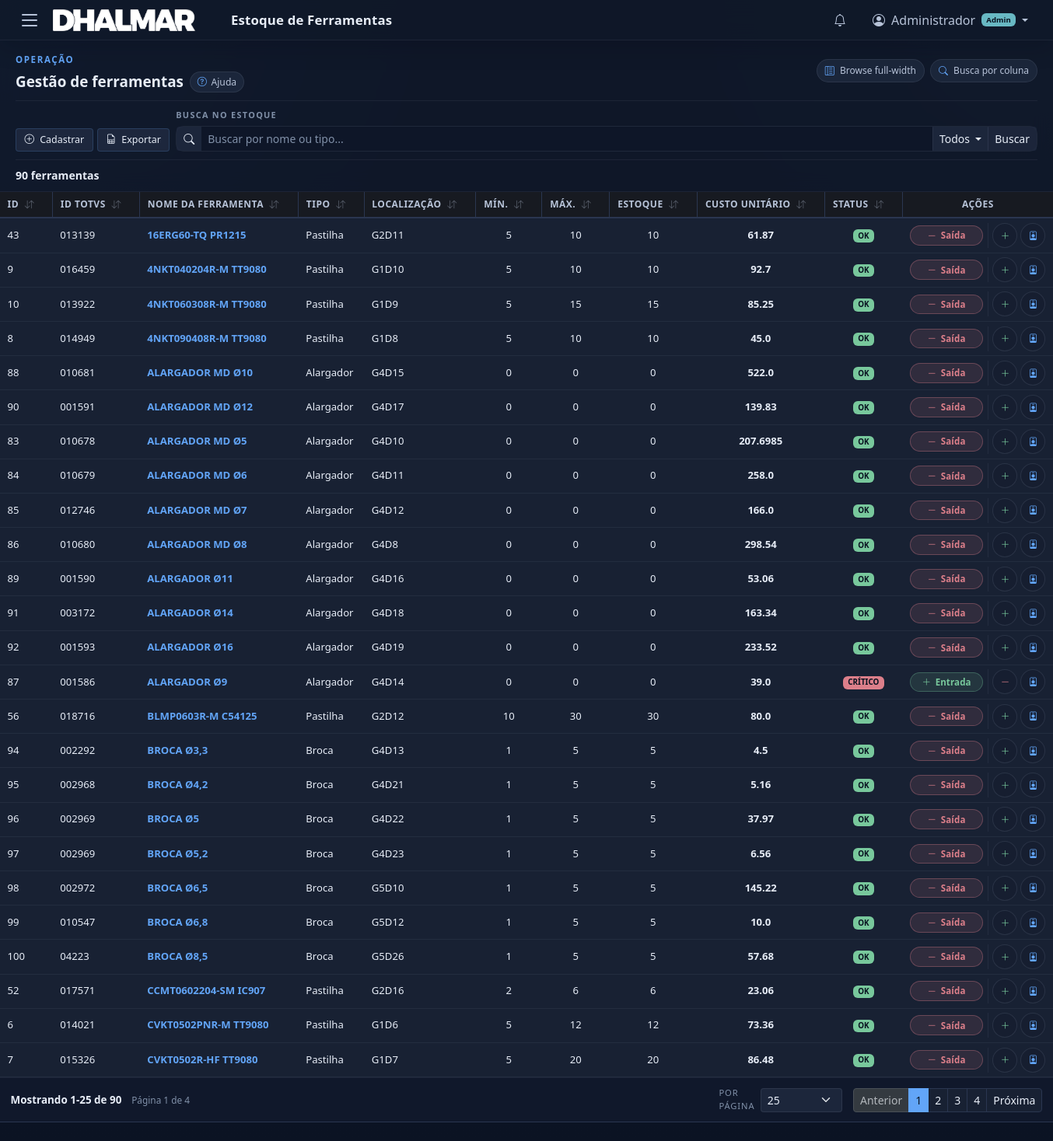
/tools/ (signed in), run on the app's committed database.
### app/models.py (models this page shows, shortened)
class User(Base):
    __tablename__ = "users"
    id = Column(Integer, primary_key=True, index=True)
    username = Column(String(100), nullable=False, unique=True)
    full_name = Column(String(200), nullable=False, default="")
    password_hash = Column(String(255), nullable=False)
    role = Column(String(10), nullable=False, default="USER")  # ADMIN or USER
    active = Column(Integer, default=1)  # 1=active, 0=disabled
    created_at = Column(DateTime, default=datetime.utcnow)

class Tool(Base):
    __tablename__ = "tools"
    id = Column(Integer, primary_key=True, index=True)
    name = Column(String(200), nullable=False)
    origin_id = Column(String(100), default="")  # ID de origem (preenchido manualmente)
    tool_type_id = Column(Integer, ForeignKey("tool_types.id"), nullable=False)
    description = Column(Text, default="")
    location = Column(String(10), default="")  # G<n>D<n> e.g. G1D27
    min_stock = Column(Integer, default=0)
    max_stock = Column(Integer, default=0)
    current_stock = Column(Integer, default=0)
    unit_cost = Column(Float, default=0.0)           # Cost per unit (R$)
    is_critical = Column(Integer, default=0)          # 1 = critical for production
    avg_lifespan_hours = Column(Float, default=0.0)   # Average life in hours before replacement
    tool_type = relationship("ToolType", back_populates="tools")
    parameters = relationship("ToolParameter", back_populates="tool", cascade="all, delete-orphan")
    movements = relationship("Movement", back_populates="tool")

class ToolType(Base):
    __tablename__ = "tool_types"
    id = Column(Integer, primary_key=True, index=True)
    name = Column(String(100), nullable=False, unique=True)
    tools = relationship("Tool", back_populates="tool_type")

### app/routers/tools.py (the view)
@router.get("/")
def tools_list(
    request: Request,
    search: str = Query("", alias="search"),
    search_col: str = Query("all", alias="search_col"),
    page: int = Query(1, ge=1),
    per_page: int = Query(25, alias="per_page"),
    db: Session = Depends(get_db),
):
    tools, pagination = paginate_query(
        _filtered_tools_query(db, search, search_col),
        base_path=request.url.path,
        params={
            "search": search,
            "search_col": search_col,
        },
        page=page,
        per_page=per_page,
        id_prefix="tools",
    )
    employees = db.query(Employee).order_by(Employee.name).all()
    machines = db.query(Machine).order_by(Machine.name).all()
    return request.app.state.templates.TemplateResponse(
        request=request,
        name="tools/index.html",
        context={
            "tools": tools,
            "employees": employees,
            "machines": machines,
            "search": search,
            "search_col": search_col,
            "page": pagination["page"],
            "per_page": pagination["per_page"],
            "pagination": pagination,
        },
    )

### app/templates/tools/index.html (shortened to what this page needs)
{% extends "base.html" %}
{% set active_page = "tools" %}
{% block topbar_title %}Estoque de Ferramentas{% endblock %}
{% block content %}
{% set col_label_map = {'all': 'Todos', 'name': 'Nome', 'origin_id': 'ID TOTVS', 'tool_type': 'Tipo', 'location': 'Localização', 'status': 'Status'} %}
<div class="page-subheader page-subheader--stacked">
    <div class="ops-context-bar">
        <div class="ops-context-copy">
            <span class="ops-context-kicker">Operação</span>
            <div class="ops-context-heading">
                <h1 class="ops-context-title">Gestão de ferramentas</h1>
                <button class="btn btn-sm ops-help-toggle collapsed" type="button"
                        data-bs-toggle="collapse" data-bs-target="#toolsPageHelp"
                        aria-expanded="false" aria-controls="toolsPageHelp">
                    <i class="bi bi-question-circle"></i>
                    <span class="d-none d-sm-inline">Ajuda</span>
                </button>
            </div>
        </div>
        <div class="ops-context-meta">
            <span class="ops-meta-pill">
                <i class="bi bi-layout-text-sidebar-reverse"></i>Browse full-width
            </span>
            <span class="ops-meta-pill">
                <i class="bi bi-search"></i>Busca por coluna
            </span>
        </div>
    </div>
    <div class="tools-toolbar tools-toolbar--wrap">
        <div class="tools-toolbar-left">
            <a href="/tools/create" class="btn btn-sm btn-outline-secondary tools-action-btn">
                <i class="bi bi-plus-circle me-1"></i> Cadastrar
            </a>
            <button type="button" class="btn btn-sm btn-outline-secondary tools-action-btn"
                    data-bs-toggle="modal" data-bs-target="#exportModal">
                <i class="bi bi-file-earmark-spreadsheet me-1"></i> Exportar
            </button>
        </div>
        <div class="tools-toolbar-right">
            <form method="GET" action="/tools" class="tools-search-form movements-search-form" id="searchForm">
                <span class="movements-toolbar-label">Busca no estoque</span>
                <div class="input-group input-group-sm">
                    <span class="input-group-text tools-search-icon"><i class="bi bi-search"></i></span>
                    <input type="text" name="search" class="form-control form-control-sm" id="searchInput"
                           placeholder="Buscar por nome ou tipo..." value="{{ search }}">
                    <button class="btn btn-sm btn-outline-secondary dropdown-toggle" type="button"
                            data-bs-toggle="dropdown" aria-expanded="false" id="searchColBtn">
                        <span id="searchColLabel">{{ col_label_map.get(search_col, 'Todos') }}</span>
                    </button>
                    <button class="btn btn-sm btn-outline-secondary" type="submit">Buscar</button>
                </div>
            </form>
        </div>
    </div>
    <div class="ops-feedback-bar">
        <div class="ops-feedback-summary">
            <span class="ops-feedback-count">{{ pagination.total_items }} ferramenta{{ '' if pagination.total_items == 1 else 's' }}</span>
        </div>
    </div>
</div>
<div class="page-grid-fullwidth">
    <div class="tools-grid-wrapper">
        <div class="table-responsive">
            <table class="table table-hover mb-0 align-middle tools-grid tools-grid--inventory">
                <thead>
                    <tr>
                        <th class="sortable" data-sort-type="number" data-col="0">ID <i class="bi bi-arrow-down-up sort-icon"></i></th>
                        <th class="sortable" data-sort-type="string" data-col="1">ID TOTVS <i class="bi bi-arrow-down-up sort-icon"></i></th>
                        <th class="sortable" data-sort-type="string" data-col="2">Nome da Ferramenta <i class="bi bi-arrow-down-up sort-icon"></i></th>
                        <th class="sortable" data-sort-type="string" data-col="3">Tipo <i class="bi bi-arrow-down-up sort-icon"></i></th>
                        <th class="sortable" data-sort-type="string" data-col="4">Localização <i class="bi bi-arrow-down-up sort-icon"></i></th>
                        <th class="sortable text-center" data-sort-type="number" data-col="5">Mín. <i class="bi bi-arrow-down-up sort-icon"></i></th>
                        <th class="sortable text-center" data-sort-type="number" data-col="6">Máx. <i class="bi bi-arrow-down-up sort-icon"></i></th>
                        <th class="sortable text-center" data-sort-type="number" data-col="7">Estoque <i class="bi bi-arrow-down-up sort-icon"></i></th>
                        <th class="sortable text-center" data-sort-type="number" data-col="8">Custo unitário <i class="bi bi-arrow-down-up sort-icon"></i></th>
                        <th class="sortable text-center" data-sort-type="string" data-col="9">Status <i class="bi bi-arrow-down-up sort-icon"></i></th>
                        <th class="text-center">Ações</th>
                    </tr>
                </thead>
                <tbody>
                {% for t in tools %}
                    <tr>
                        <td>{{ t.id }}</td>
                        <td>{{ t.origin_id or "—" }}</td>
                        <td>
                            <a href="/tools/{{ t.id }}{% if search %}?ref={{ search|urlencode }}{% if search_col and search_col != 'all' %}&ref_col={{ search_col|urlencode }}{% endif %}{% endif %}"
                               class="text-decoration-none fw-semibold tool-detail-trigger"
                               data-tool-name="{{ t.name }}"
                               data-modal-url="/tools/{{ t.id }}/modal">
                                {{ t.name }}
                            </a>
                        </td>
                        <td>{{ t.tool_type.name }}</td>
                        <td>{{ t.location or "—" }}</td>
                        <td class="text-center">{{ t.min_stock }}</td>
                        <td class="text-center">{{ t.max_stock }}</td>
                        <td class="text-center">{{ t.max_stock }}</td>
                        <td class="text-center fw-bold">{{ t.unit_cost }}</td>
                        <td class="text-center">
                            {% if t.status == "CRITICAL" %}
                                <span class="badge bg-danger">CRÍTICO</span>
                            {% elif t.status == "LOW STOCK" %}
                                <span class="badge bg-warning text-dark">ESTOQUE BAIXO</span>
                            {% else %}
                                <span class="badge bg-success">OK</span>
                            {% endif %}
                        </td>
                        {% set prioritize_restock = t.status in ["CRITICAL", "LOW STOCK"] %}
                        <td class="text-center text-nowrap row-actions-cell">
                            <div class="row-action-cluster" role="group" aria-label="Ações para {{ t.name }}">
                                <button class="btn btn-sm row-action-primary {{ 'row-action-primary--success' if prioritize_restock else 'row-action-primary--danger' }}"
                                        type="button"
                                        data-bs-toggle="modal"
                                        data-bs-target="#movementModal"
                                        onclick="prepareMovement({{ t.id }}, '{{ t.name }}', '{{ 'IN' if prioritize_restock else 'OUT' }}', 'REPOSICAO')">
                                    <i class="bi {{ 'bi-plus-lg' if prioritize_restock else 'bi-dash-lg' }}"></i>
                                    <span>{{ 'Entrada' if prioritize_restock else 'Saída' }}</span>
                                </button>
                                <div class="row-action-icons" aria-label="Ações secundárias">
                                    {% if prioritize_restock %}
                                    <button class="btn btn-sm row-action-icon row-action-icon--danger"
                                            type="button"
                                            title="Registrar saída"
                                            aria-label="Registrar saída para {{ t.name }}"
                                            data-bs-toggle="modal"
                                            data-bs-target="#movementModal"
                                            onclick="prepareMovement({{ t.id }}, '{{ t.name }}', 'OUT', 'REPOSICAO')">
                                        <i class="bi bi-dash-lg"></i>
                                    </button>
                                    {% else %}
                                    <button class="btn btn-sm row-action-icon row-action-icon--success"
                                            type="button"
                                            title="Registrar entrada"
                                            aria-label="Registrar entrada para {{ t.name }}"
                                            data-bs-toggle="modal"
                                            data-bs-target="#movementModal"
                                            onclick="prepareMovement({{ t.id }}, '{{ t.name }}', 'IN', 'REPOSICAO')">
                                        <i class="bi bi-plus-lg"></i>
                                    </button>
                                    {% endif %}
                                    <button class="btn btn-sm row-action-icon row-action-icon--neutral"
                                            type="button"
                                            title="Registrar empréstimo"
                                            aria-label="Registrar empréstimo para {{ t.name }}"
                                            data-bs-toggle="modal"
                                            data-bs-target="#movementModal"
                                            onclick="prepareMovement({{ t.id }}, '{{ t.name }}', 'OUT', 'EMPRESTIMO')">
                                        <i class="bi bi-person-badge"></i>
                                    </button>
                                </div>
                            </div>
                        </td>
                    </tr>
                {% endfor %}
                </tbody>
            </table>
        </div>
        {% include "partials/pagination.html" %}
    </div>
</div>
{% endblock %}

### app/templates/base.html (shortened to what this page needs)
<!DOCTYPE html>
<html lang="pt-BR" data-bs-theme="dark">
<head>
    <link href="https://cdn.jsdelivr.net/npm/bootstrap@5.3.3/dist/css/bootstrap.min.css"
          rel="stylesheet">
    <link href="https://cdn.jsdelivr.net/npm/bootstrap-icons@1.11.3/font/bootstrap-icons.min.css"
          rel="stylesheet">
    <link href="/static/css/style.css?v=15" rel="stylesheet">
</head>
<body>
<header id="topbar" class="topbar">
    <div class="topbar-left">
        {% if request.state.current_user %}
        <button id="navToggleBtn" class="topbar-hamburger" aria-label="Menu" aria-expanded="false">
            <span></span>
            <span></span>
            <span></span>
        </button>
        {% endif %}
        <img src="/static/images/DHALMARLOGO.png" alt="Dhalmar" class="topbar-logo">
    </div>
    <div class="topbar-center">
        <div class="topbar-center-content">
            <span class="topbar-page-title">{% block topbar_title %}{% endblock %}</span>
        </div>
    </div>
    <div class="topbar-right">
        {% if request.state.current_user %}
        <div class="topbar-icon-wrapper" id="notificationBell" role="button"
             data-bs-toggle="modal" data-bs-target="#notificationModal"
             title="Notificações">
            <i class="bi bi-bell"></i>
        </div>
        <div class="dropdown">
            <a class="topbar-user dropdown-toggle" href="#" id="userDropdown"
               role="button" data-bs-toggle="dropdown" aria-expanded="false">
                <i class="bi bi-person-circle"></i>
                <span class="d-none d-md-inline ms-1">
                    {{ request.state.current_user.full_name or request.state.current_user.username }}
                </span>
                {% if request.state.current_user.role == 'ADMIN' %}
                <span class="badge bg-info ms-1" style="font-size: 0.6rem;">Admin</span>
                {% endif %}
            </a>
        </div>
        {% endif %}
    </div>
</header>
<main id="mainContent" class="main-content">
    {% block content %}{% endblock %}
</main>
</body>
</html>

### data on the page
User: state.current_user "Administrador"
Tool: id "43", origin "013139", name "16ERG60-TQ PR1215", tool_type.name "Pastilha", location "G2D11", min_stock "5", max_stock "10", unit_cost "61.87", current_stock "OK", value "Saída"
Tool: id "9", origin "016459", name "4NKT040204R-M TT9080", tool_type.name "Pastilha", location "G1D10", min_stock "5", max_stock "10", unit_cost "92.7", current_stock "OK", value "Saída"
Tool: id "10", origin "013922", name "4NKT060308R-M TT9080", tool_type.name "Pastilha", location "G1D9", min_stock "5", max_stock "15", unit_cost "85.25", current_stock "OK", value "Saída"
Tool: id "8", origin "014949", name "4NKT090408R-M TT9080", tool_type.name "Pastilha", location "G1D8", min_stock "5", max_stock "10", unit_cost "45.0", current_stock "OK", value "Saída"
Tool: id "88", origin "010681", name "ALARGADOR MD Ø10", tool_type.name "Alargador", location "G4D15", min_stock "0", max_stock "0", unit_cost "522.0", current_stock "OK", value "Saída"
Tool: id "90", origin "001591", name "ALARGADOR MD Ø12", tool_type.name "Alargador", location "G4D17", min_stock "0", max_stock "0", unit_cost "139.83", current_stock "OK", value "Saída"
Tool: id "83", origin "010678", name "ALARGADOR MD Ø5", tool_type.name "Alargador", location "G4D10", min_stock "0", max_stock "0", unit_cost "207.6985", current_stock "OK", value "Saída"
Tool: id "84", origin "010679", name "ALARGADOR MD Ø6", tool_type.name "Alargador", location "G4D11", min_stock "0", max_stock "0", unit_cost "258.0", current_stock "OK", value "Saída"
Tool: id "85", origin "012746", name "ALARGADOR MD Ø7", tool_type.name "Alargador", location "G4D12", min_stock "0", max_stock "0", unit_cost "166.0", current_stock "OK", value "Saída"
Tool: id "86", origin "010680", name "ALARGADOR MD Ø8", tool_type.name "Alargador", location "G4D8", min_stock "0", max_stock "0", unit_cost "298.54", current_stock "OK", value "Saída"
Tool: id "89", origin "001590", name "ALARGADOR Ø11", tool_type.name "Alargador", location "G4D16", min_stock "0", max_stock "0", unit_cost "53.06", current_stock "OK", value "Saída"
Tool: id "91", origin "003172", name "ALARGADOR Ø14", tool_type.name "Alargador", location "G4D18", min_stock "0", max_stock "0", unit_cost "163.34", current_stock "OK", value "Saída"
Tool: id "92", origin "001593", name "ALARGADOR Ø16", tool_type.name "Alargador", location "G4D19", min_stock "0", max_stock "0", unit_cost "233.52", current_stock "OK", value "Saída"
Tool: id "87", origin "001586", name "ALARGADOR Ø9", tool_type.name "Alargador", location "G4D14", min_stock "0", max_stock "0", unit_cost "39.0", current_stock "CRÍTICO", value "Entrada"
Tool: id "56", origin "018716", name "BLMP0603R-M C54125", tool_type.name "Pastilha", location "G2D12", min_stock "10", max_stock "30", unit_cost "80.0", current_stock "OK", value "Saída"
Tool: id "94", origin "002292", name "BROCA Ø3,3", tool_type.name "Broca", location "G4D13", min_stock "1", max_stock "5", unit_cost "4.5", current_stock "OK", value "Saída"
Tool: id "95", origin "002968", name "BROCA Ø4,2", tool_type.name "Broca", location "G4D21", min_stock "1", max_stock "5", unit_cost "5.16", current_stock "OK", value "Saída"
Tool: id "96", origin "002969", name "BROCA Ø5", tool_type.name "Broca", location "G4D22", min_stock "1", max_stock "5", unit_cost "37.97", current_stock "OK", value "Saída"
Tool: id "97", origin "002969", name "BROCA Ø5,2", tool_type.name "Broca", location "G4D23", min_stock "1", max_stock "5", unit_cost "6.56", current_stock "OK", value "Saída"
Tool: id "98", origin "002972", name "BROCA Ø6,5", tool_type.name "Broca", location "G5D10", min_stock "1", max_stock "5", unit_cost "145.22", current_stock "OK", value "Saída"
Tool: id "99", origin "010547", name "BROCA Ø6,8", tool_type.name "Broca", location "G5D12", min_stock "1", max_stock "5", unit_cost "10.0", current_stock "OK", value "Saída"
Tool: id "100", origin "04223", name "BROCA Ø8,5", tool_type.name "Broca", location "G5D26", min_stock "1", max_stock "5", unit_cost "57.68", current_stock "OK", value "Saída"
Tool: id "52", origin "017571", name "CCMT0602204-SM IC907", tool_type.name "Pastilha", location "G2D16", min_stock "2", max_stock "6", unit_cost "23.06", current_stock "OK", value "Saída"
Tool: id "6", origin "014021", name "CVKT0502PNR-M TT9080", tool_type.name "Pastilha", location "G1D6", min_stock "5", max_stock "12", unit_cost "73.36", current_stock "OK", value "Saída"
Tool: id "7", origin "015326", name "CVKT0502R-HF TT9080", tool_type.name "Pastilha", location "G1D7", min_stock "5", max_stock "20", unit_cost "86.48", current_stock "OK", value "Saída"

### other printed values
{{ col_label_map.get(search_col, 'Todos') }} "Todos"
{{ pagination.total_items }} "90"
{{ '' if pagination.total_items == 1 else 's' }} "s"
{{ pagination.start_item }} "1"
{{ pagination.end_item }} "25"
{{ pagination.page }} "1"
{{ pagination.total_pages }} "4"
{{ item.label }} "1" "2" "3" "4"
form field per_page "25"
